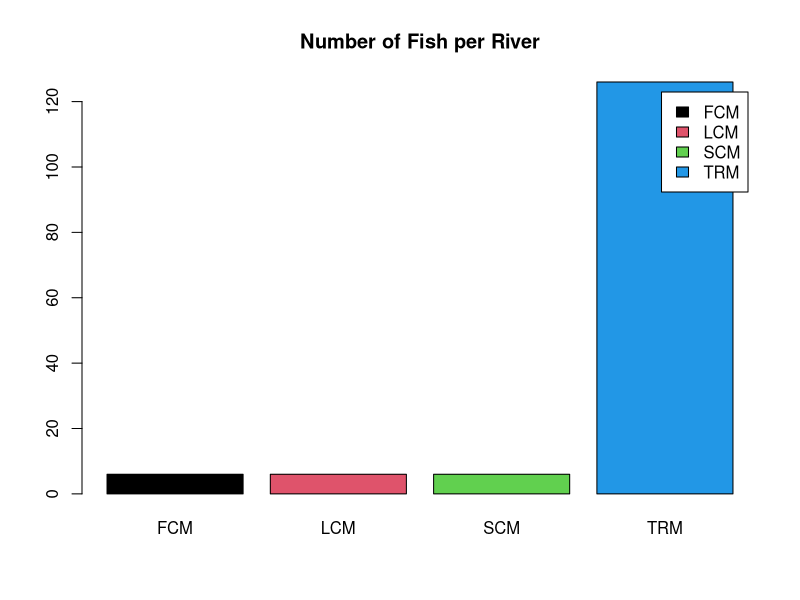
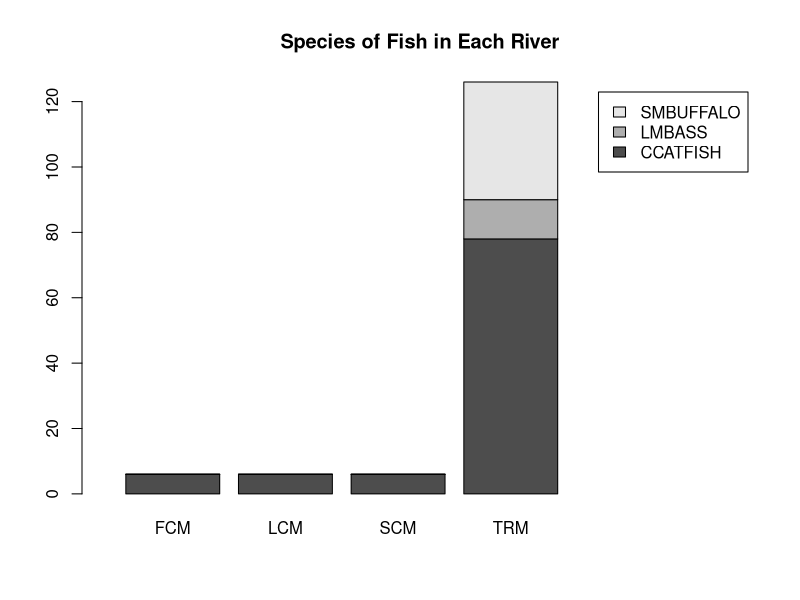
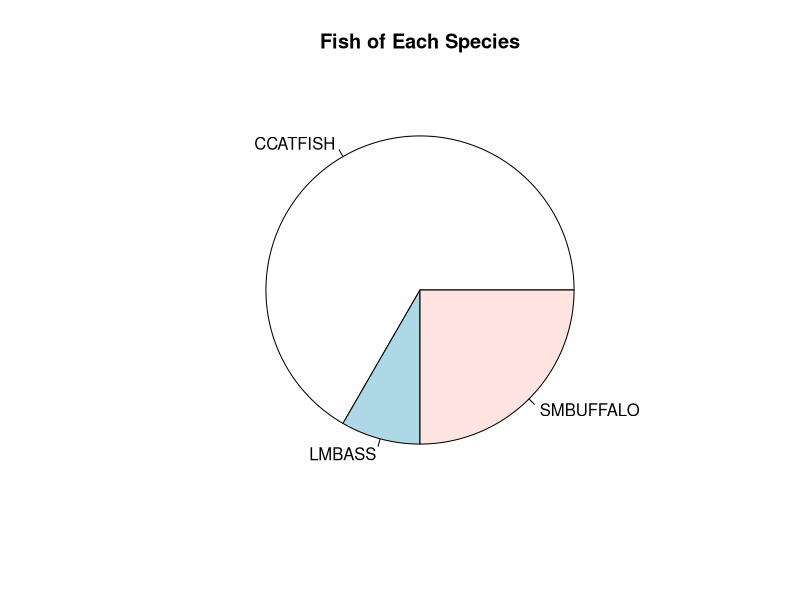
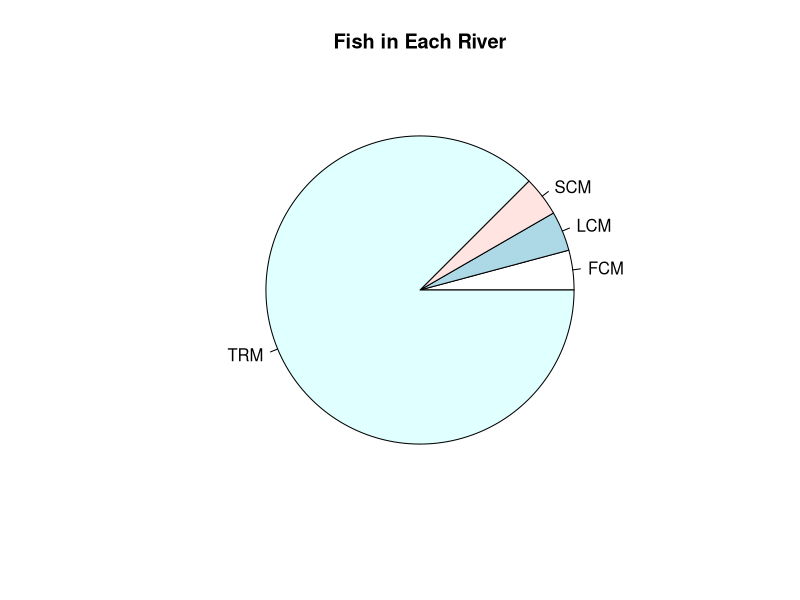
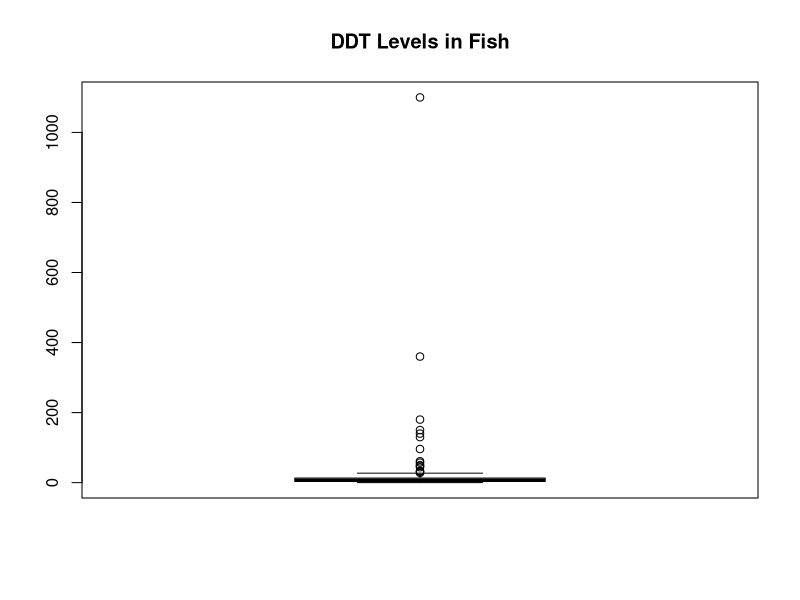
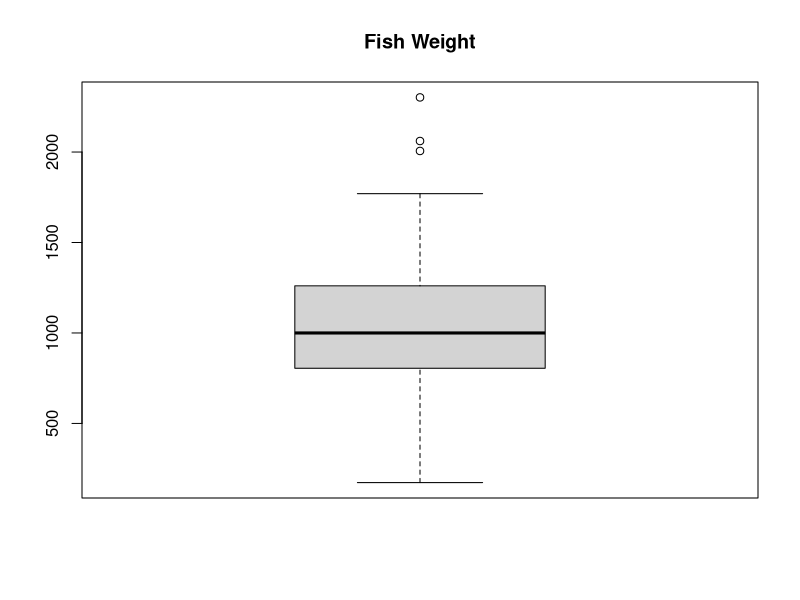
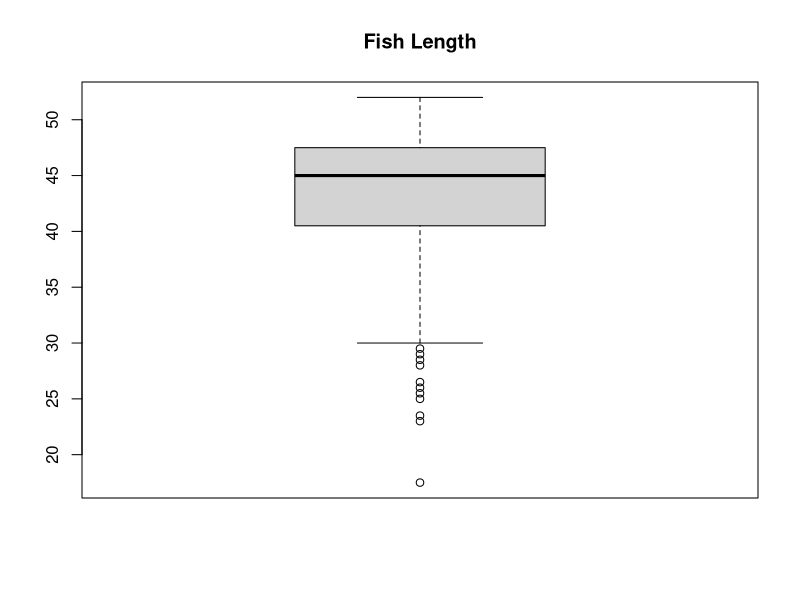
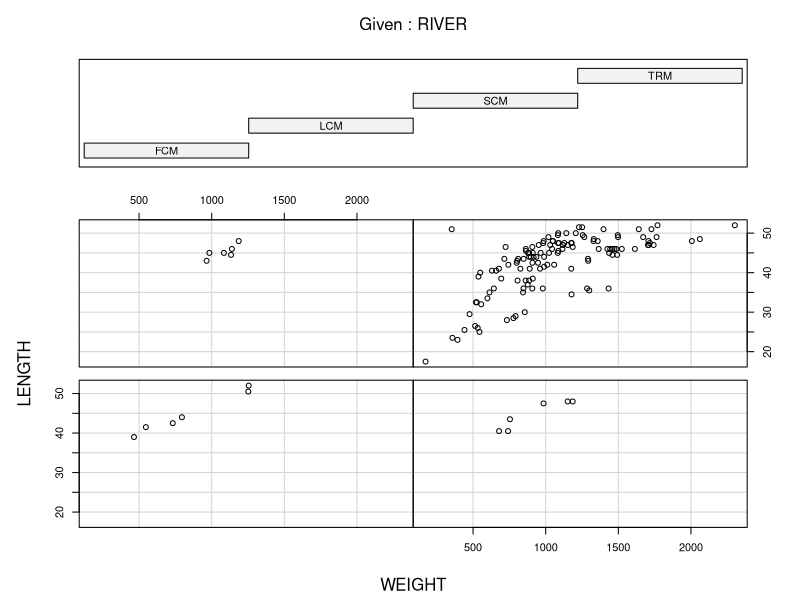

Reproduce these figures in R, in order.
## ---- chunk 1
knitr::opts_chunk$set(echo = TRUE)
## ---- chunk 2
getwd()
## ---- chunk 3
ddt = read.csv("DDT.csv")
head(ddt)
## ---- chunk 4
unlist(lapply(ddt, is.factor))
## ---- chunk 5
levels(ddt$SPECIES)
## ---- chunk 6
temp = with(ddt, ddt[WEIGHT>800 & SPECIES == "LMBASS",])
print(temp)
## ---- chunk 7
temp = with(ddt, ddt[RIVER == "SCM" & DDT > 4.0,])
print(temp)
## ---- chunk 8
tabRVR = table(ddt$RIVER)
print(tabRVR)
## ---- chunk 9
barRVR = barplot(tabRVR, beside = TRUE, col = 1:4, legend.text = TRUE, main = "Number of Fish per River")
## ---- chunk 10
tabRF = with(ddt, table(SPECIES, RIVER))
print(tabRF)
## ---- chunk 11
barRF = barplot(tabRF, main = "Species of Fish in Each River", legend.text = TRUE, width = 3, xlim = c(0, 20))
## ---- chunk 12
tabS = with(ddt, table(SPECIES))
pie(tabS, main = "Fish of Each Species")
## ---- chunk 13
tabR = with(ddt, table(RIVER))
pie(tabR, main = "Fish in Each River")
## ---- chunk 14
BoxDDT = boxplot(ddt$DDT, main = "DDT Levels in Fish")
## ---- chunk 15
BoxW = boxplot(ddt$WEIGHT, main = "Fish Weight")
## ---- chunk 16
BoxL = boxplot(ddt$LENGTH, main = "Fish Length")
## ---- chunk 17
LWRcoplot = coplot(LENGTH~WEIGHT|RIVER, data = ddt)
## ---- chunk 18
LWRcoplot = coplot(DDT~WEIGHT|SPECIES, data = ddt)
